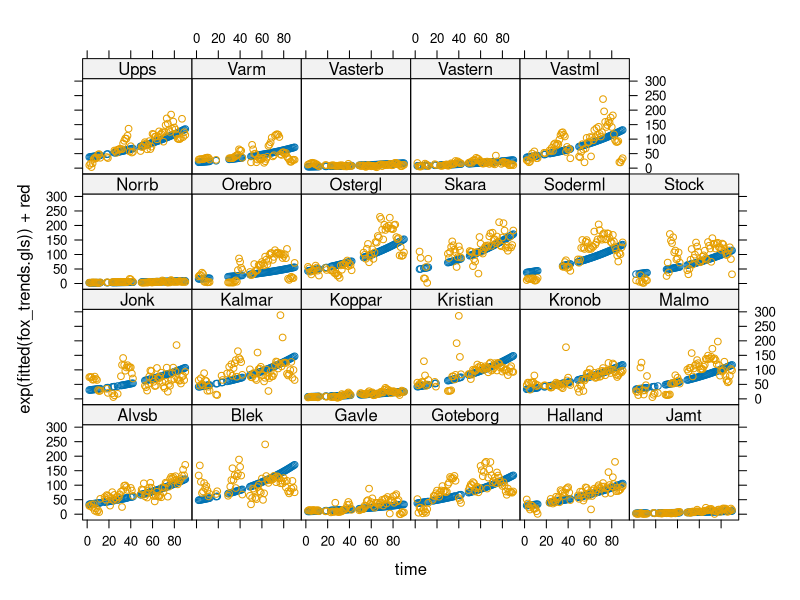
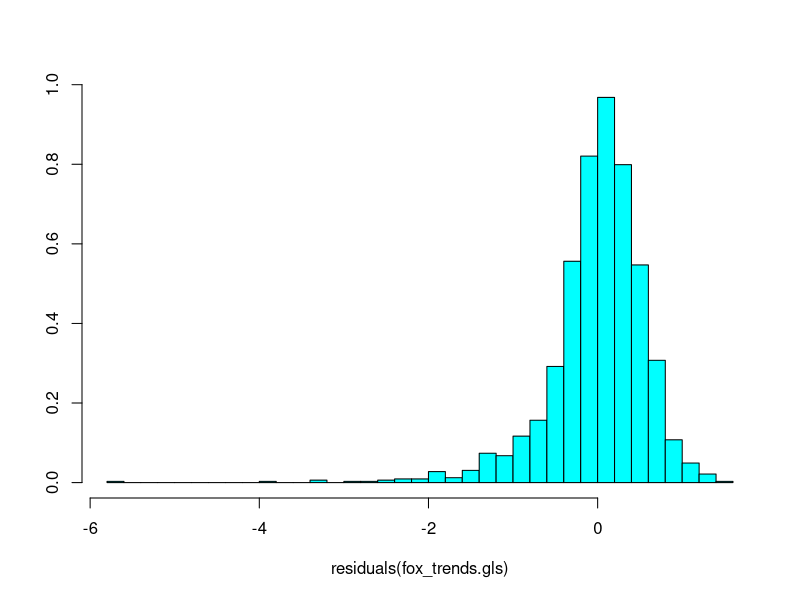
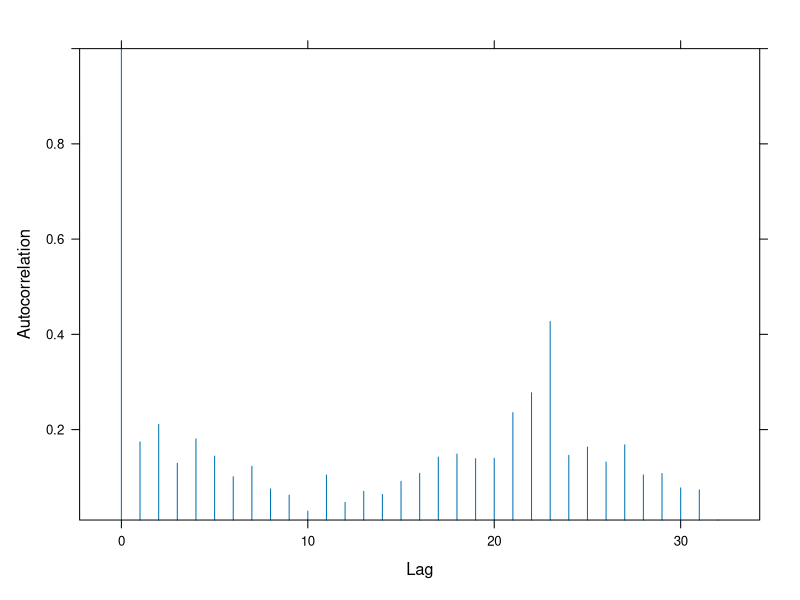
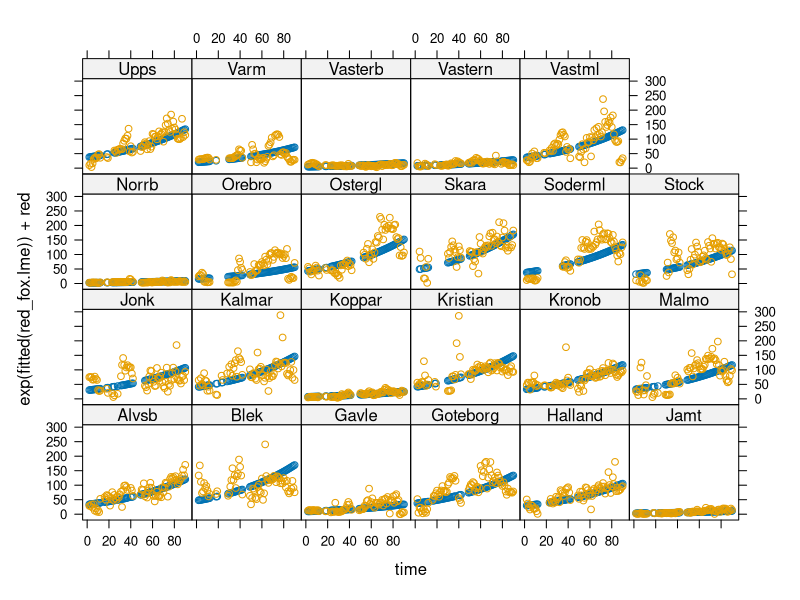
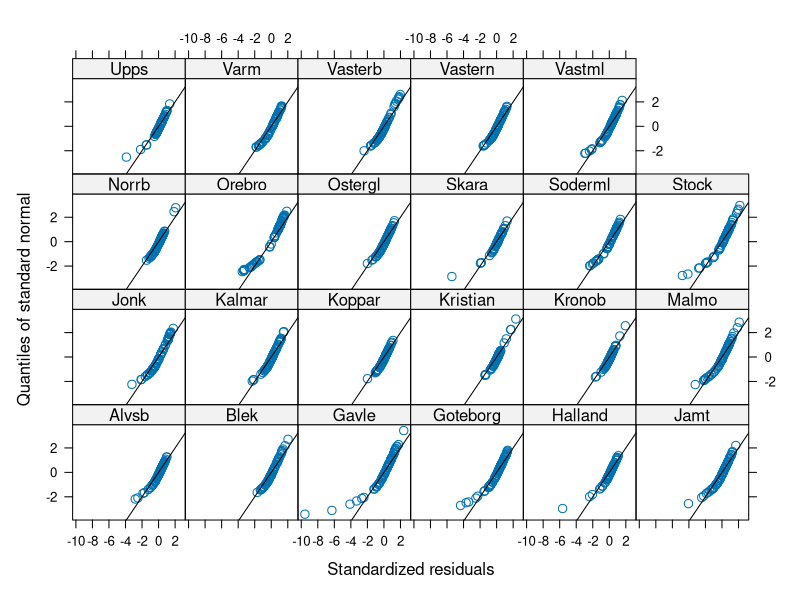

The R script that drew these images, in order: (Note: this script raises an error after producing the figures.)
# Analysis of Hunting Data from Sweden 1819-1919#
# name: Sophie Carolan

# Nov 2021

# use this code to load the data 
#AIM: investigate trends in bags of top predators and mesopredators through time

wants <- c("ggfortify", "here", "nlme", "lattice","ggplot2", "MASS")
has   <- wants %in% rownames(installed.packages())
if(any(!has)) install.packages(wants[!has])


library(nlme)
library(lattice)
library(MASS)
library(here)
library(ggplot2)
library(ggfortify)
library(patchwork)


rawd<-read.csv(here("Data", "sweden_simple.csv"))
head(rawd) # shows first 6 rows to check you have right data set


#Data exploration ####
#plot the number of red fox shot 

fox_trends.gls<- gls(log(red)~time+name,rawd)
summary(fox_trends.gls)

xyplot(exp(fitted(fox_trends.gls))+red~time|name, rawd)

truehist(residuals(fox_trends.gls))
plot(ACF(fox_trends.gls))

fox_trends_auto.gls<-gls(log(red)~time+name, correlation=corAR1(form=~1|name),rawd)
summary(fox_trends_auto.gls)

#use lme function to estimate the error due to country --> random effect
red_fox.lme<-lme(log(red)~time, random=~1|name,rawd)
summary(red_fox.lme)
#look at standard deviation for the ransom effect and compare it to that or remaining residuals
#STdev = 0.911 and residual is 0.578
#can account for 0.911/(0.911+0+578)= 0.612 = 61% of the error/residuals because we have accounted for random effects in the county measurements of bag

#look at predicted vs observed ####
xyplot(exp(fitted(red_fox.lme))+red~time|name,rawd)




#red fox lme ####

red_fox_auto.lme<-lme(log(red)~time, random=~1|name,correlation=corAR1(form=~1|name), rawd)  
summary(red_fox_auto.lme)
red_fox_auto.lme

devred<-lme(red~1, random =~1| name, rawd)
summary(devred)


residualred<-qqnorm(red_fox_auto.lme, ~resid(.,type="p")|name, abline=c(0,1))
residualred
summary(residualred)
qqline(red_fox_auto.lme)
??nlme
fitRed<-fitted(red_fox_auto.lme)

#wolf lme ####
wolf_auto.lme <-lme(log(wolf+1)~time, random=~1|name, correlation=corAR1(form=~1|name), rawd)
summary(wolf_auto.lme)
fitWolf<-fitted(wolf_auto.lme)

#lynx lme ####
lynx_auto.lme <-lme(log(lynx+1)~time, random=~1|name, correlation=corAR1(form=~1|name), rawd)
summary(lynx_auto.lme)
fitLynx<-fitted(lynx_auto.lme)

#seed lme ####
seed_auto.lme <-lme(log(seed+1)~time, random=~1|name, correlation=corAR1(form=~1|name), rawd)
summary(seed_auto.lme)
fitSeed<-fitted(seed_auto.lme)


#pred lme? 
rawd$pred<-rawd$lynx+rawd$wolf
pred_auto.lme <-lme(log(pred+1)~time, random=~1|name, correlation=corAR1(form=~1|name), rawd)
summary(pred_auto.lme)
fitPred<-fitted(pred_auto.lme)

xyplot(exp(fitted(pred_auto.lme))+pred~time|name,rawd)

#poplme 
pop_auto.lme <-lme(log(pop+1)~time, random=~1|name, correlation=corAR1(form=~1|name), rawd)
summary(pop_auto.lme)
fitPop<-fitted(pop_auto.lme)

# making the three in one for everywhere graph

library(ggplot2)


mean(red~time,rawd)

head(rawd,6)  

str(rawd)

library(dplyr)
g_year <- group_by(rawd, time)
mean_fox<- summarise(g_year, mean (red))       
mean_fox


redp2 <- ggplot(mean_fox, aes(x=time, y='mean(red)'))+ ylim(300)+
  geom_point(size=1) +
  theme_classic()
redp2 


names(mean_fox)[names(mean_fox)=="mean(red)"] <- "fox"
names(mean_fox)
 foxplot<- plot(mean_fox, fox~time)
 
 
 library(dplyr)
 g_year <- group_by(rawd, time)
 mean_all<- summarise(g_year, mean (red), mean(lynx), mean(wolf), mean(seed), mean(pop))       
 mean_all
 
 

 
 
 names(mean_all) <-c("time","red", "lynx", "wolf","seed", "pop")
 names(mean_all)
 
 foxplot<-plot(red~time, mean_all) 
 lynxplot<- plot(lynx~time,mean_all) 
 wolfplot<- plot(wolf~time,mean_all)
 
 seedplot<- plot(seed~time,mean_all)
 popplot<- plot(pop~time,mean_all)
lynxplot
library(patchwork)

foxplot+lynxplot+wolfplot

#predator plot ####
redlynx<-ggplot(mean_all,aes(x = time)) + 
  geom_point(aes(y=red, color="#8c3928"), size=2)+
  geom_point(aes(y=lynx*30, color="#dcc727"), size= 2)+
  geom_point(aes(y=wolf*30, color="#568125"), size =2)+
  labs( x=  "Time in Years", y= "Red Fox",
             title= "Population Density of Red Fox, Lynx and Wolves /1000km^2 in Sweden between 1829 and 1917",
        plot.title = element_text(vjust = - 10))+
  scale_color_identity(name = "Species",
                        breaks = c("#8c3928", "#dcc727", "#568125"),
                        labels = c("Red Fox", "Lynx", "Wolf"),
                        guide = "legend")+
  theme_classic()+
  coord_cartesian(ylim = c(0, 120), expand = c(0, 0)) + #needed to determine the red one
  scale_y_continuous(sec.axis = sec_axis(~./30, name = "Predator"))#sorts the lynx scale
redlynx

#by putting the colour inside the aes it makes it something you can sort into a legend

#seed and population plot ####
seedpopplot<-ggplot(mean_all,aes(x = time)) + 
  geom_point(aes(y=seed/1000, color="#c90d7b"), size=2)+
  geom_point(aes(y=pop*0.7, color="#0cc99f"), size= 2)+
  labs( x=  "Time in Years", y= "Seed (1000 barrels)",
        title= "Population and Seed density/1000km2 in Sweden between 1829 and 1917")+
  scale_color_identity(name = "",
                       breaks = c("#c90d7b", "#0cc99f"),
                       labels = c("Seed Use", "Population"),
                       guide = "legend")+
  theme_classic()+
  coord_cartesian(ylim = c(0, 22), expand = c(0, 0)) + #needed to determine the red one
  scale_y_continuous(sec.axis = sec_axis(~(./7) *10, name = "Population (1000 people)"))
seedpopplot



#kinda does what I want - but unsure its using the correct lme####
#Red fox 
red_lmeplt<- ggplot(rawd, aes(time,red)) + 
  geom_point(size =0.75, color= "#8c3928") + 
  facet_wrap(~name) +
  labs(title = "Trend of Red Fox killings between 1829-1917 by County in Sweden ") + 
  scale_y_continuous() + 
  ylab("Red Fox Killings per 1000km^2")+
  scale_x_continuous() + 
    xlab("Time in Years")+
  theme_classic() + 
  geom_line(fitRed, color = "#0f0371")
red_lmeplt  


  
#lynx
lynx_lmeplt<- ggplot(rawd, aes(time,lynx)) + 
  geom_point(size =0.75, color= "#dcc727") + 
  facet_wrap(~name) +
  labs(title = "Trend of Lynx Killings between 1829-1917 by County in Sweden ") + 
  scale_y_continuous() + 
  ylab("Lynx Killings per 1000km^2")+
  scale_x_continuous() + 
  xlab("Time in Years")+
  theme_classic() + 
  geom_line(fitLynx, color = "#dcc727")
lynx_lmeplt  

#wolf
wolf_lmeplt<- ggplot(rawd, aes(time,wolf)) + 
  geom_point(size =0.75, color= "#568125") + 
  facet_wrap(~name) +
  labs(title = "Trend of Wolf Killings between 1829-1917 by County in Sweden ") + 
  scale_y_continuous() + 
  ylab("Wolf Killings per 1000km^2")+
  scale_x_continuous() + 
  xlab("Time in Years")+
  theme_classic() + 
  geom_line(fitWolf, color = "#568125")
wolf_lmeplt  


#seed
seed_lmeplt<- ggplot(rawd, aes(time,seed)) + 
  geom_point(size =0.75, color= "#c90d7b") + 
  facet_wrap(~name) +
  labs(title = "Trend of Seed planting density between 1829-1917 by County in Sweden ") + 
  scale_y_continuous() + 
  ylab("Seed Planting per 1000km^2")+
  scale_x_continuous() + 
  xlab("Time in Years")+
  theme_classic() + 
  geom_line(fitSeed, color = "#c90d7b")
seed_lmeplt  

#merging the wolf and lynx
rawd$pred <- rawd$lynx+rawd$wolf
sweden_simple$pred <-sweden_simple$lynx+sweden_simple$wolf
head(rawd)
pred<-data(rawd,pred)

#pred

predator_lme<-ggplot(rawd,aes(time,pred)) + 
  geom_point(size =0.75, color= "#568125") + 
  facet_wrap(~name) +
  labs(title = "Trend of Top Predator Killings between 1829-1917 by County in Sweden ") + 
  scale_y_continuous() + 
  ylab("Top Predator Killings per 1000km^2")+
  scale_x_continuous() + 
  xlab("Time in Years") +
  theme_classic() + 
  geom_line(fitPred, color = "#568125")
predator_lme


#pop lme####
pop_lmeplt<- ggplot(rawd, aes(time,pop)) + 
  geom_point(size =0.75, color= "#0cc99f") + 
  facet_wrap(~name) +
  labs(title = "Trend of population density between 1829-1917 by County in Sweden  ") + 
  scale_y_continuous() + 
  ylab("Population per 1000km^2")+
  scale_x_continuous() + 
  xlab("Time in Years")+
  theme_classic()+
  geom_line(fitPop, color = "#0f0371",size=0.5)
pop_lmeplt




# HALF WAY THERE 3 species but no trends####
pred_county<-ggplot(rawd,aes(x = time)) + 
  geom_point(aes(y=red, color="#8c3928"), size=0.5)+
  geom_point(aes(y=lynx*30, color="#dcc727"), size= 0.5)+
  geom_point(aes(y=wolf*30, color="#568125"), size =0.5)+
  labs( x=  "Time in Years", y= "Red Fox density/1000km^2",
        title= "Population density of Red Fox, Lynx and Wolves /1000km2 in Sweden")+
  scale_color_identity(name = "Species",
                       breaks = c("#8c3928", "#dcc727", "#568125"),
                       labels = c("Red Fox", "Lynx", "Wolf"),
                       guide = "legend")+
  facet_wrap(~name) +
  labs(title = "Trend of Red Fox, Lynx and Wolf from 1829-1917 by County in Sweden") + 
  theme_classic()+
  coord_cartesian(ylim = c(0, 120), expand = c(0, 0)) + #needed to determine the red one
  scale_y_continuous(sec.axis = sec_axis(~./30, name = "Top Predator density /1000km^2"))+#sorts the lynx scale
scale_x_continuous()
pred_county

#halfway seed?
seedpopplot<-ggplot(rawd,aes(x = time)) + 
  geom_point(aes(y=seed/1000, color="#c90d7b"), size=0.75)+
  geom_point(aes(y=pop*0.7, color="#0cc99f"), size= 0.75)+
  labs( x=  "Time in Years", y= "Seed Use per 1000km^2",
        title= "Population and Seed Trend from 1829-1917 by County in Sweden")+
  scale_color_identity(name = "",
                       breaks = c("#8c3928", "#dcc727"),
                       labels = c("Seed use", "population"),
                       guide = "legend")+
  facet_wrap(~name) +
  theme_classic()+
  coord_cartesian(ylim = c(0, 22), expand = c(0, 0)) + #needed to determine the red one
  scale_y_continuous(sec.axis = sec_axis(~(./7) *10, name = "Population/1000km^2"))
seedpopplot





#Trying a model like the bird model
data("sweden_simple")
M1.red<- glm(red~wolf+lynx+seed+time, data=rawd)
summary(M1.red)
plot(M1.red)



#residuals?####
#red

redres_lme=residuals(red_fox_auto.lme) 
plot(redres_lme)
qqnorm(redres_lme)
qqline(redres_lme) 

qqnorm(red_fox_auto.lme, ~resid(.), id=0.10, cex=0.7)

redres_lme
summary(redres_lme)


#wolf
wolfres_lme=residuals(wolf_auto.lme) 
plot(wolfres_lme)
qqnorm(wolfres_lme)
qqline(wolfres_lme) 

qqnorm(wolf_auto.lme, ~resid(.), id=0.10, cex=0.7)



#lynx
lynxres_lme=residuals(lynx_auto.lme) 
plot(lynxres_lme)
qqnorm(lynxres_lme)
qqline(lynxres_lme) 

qqnorm(lynx_auto.lme, ~resid(.), id=0.10, cex=0.7)


#seed
seedres_lme=residuals(seed_auto.lme) 
plot(seedres_lme)
qqnorm(seedres_lme)
qqline(seedres_lme) 


qqnorm(seed_auto.lme, ~resid(.), id=0.10, cex=0.7)

install.packages("ggfortify")
library(ggplot2)
library(ggfortify)
autoplot(red_fox_auto.lme, smooth.colour =NA)



#plots??####
plot(red_fox_auto.lme)
plot(wolf_auto.lme)
plot(lynx_auto.lme)
plot(seed_auto.lme)


install.packages("ggpubr")
library(ggpubr)
ggqqplot(rawd$year)
ggqqplot(rawd$red)
